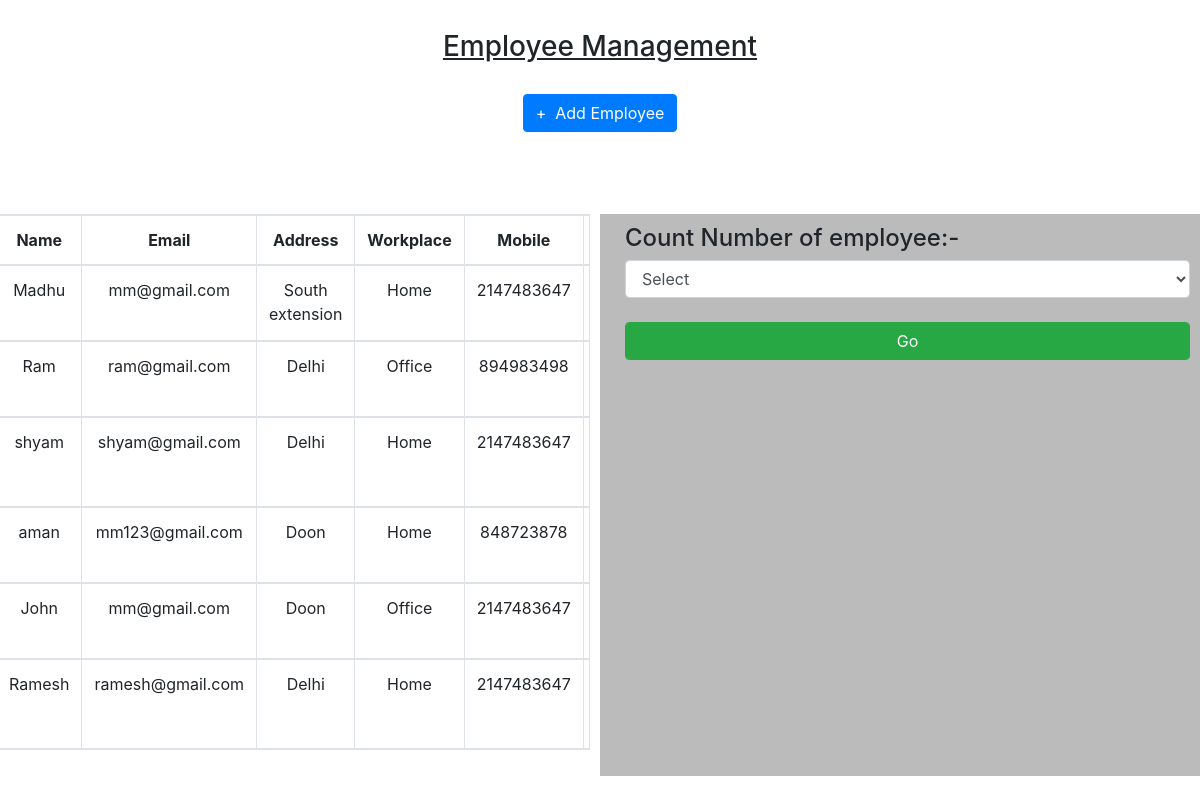
The page / on the database its author committed.
### tables this page shows
CREATE TABLE `employee` (
  `id` int(11) NOT NULL,
  `name` varchar(100) NOT NULL,
  `email` varchar(30) NOT NULL,
  `address` varchar(100) NOT NULL,
  `workplace` int(10) NOT NULL,
  `mobile` int(10) NOT NULL,
  `image` varchar(100) NOT NULL
);

### index.php (the view, shortened to what this page needs)
<?php
include_once 'db.php';
?>
<!DOCTYPE html>
<html>
<head>
  <link rel="stylesheet" href="https://maxcdn.bootstrapcdn.com/bootstrap/4.4.1/css/bootstrap.min.css">
</head>
<body>
	<h3 class="text-center" style="margin-top: 30px;"><u> Employee Management</u></h3>
	<center style="margin-top: 30px;"><a href="employee.php" class="btn btn-primary" >&#43;&nbsp; Add Employee</a></center><br><br><br>
<div class="row">
<div class="column">
<?php
$sql="select * from employee ";
$row=mysqli_query($conn,$sql);
?>
	<form>
		<table class="table table-bordered table-responsive">
			<thead>
				<tr class="text-center">
                 	<th>Name</th>
					<th>Email</th>
					<th>Address</th>
					<th>Workplace</th>
					<th>Mobile</th>
					<th>Image</th>
				</tr>
			</thead>
			<?php
			while($result=mysqli_fetch_assoc($row)){
				?>
				<tbody>
					<tr class="text-center">
						<td><?php echo $result['name']; ?></td>
						<td><?php echo $result['email']; ?></td>
						<td><?php echo $result['address']; ?></td>
						<?php
						if($result['workplace']==1)
						{
							?>
							<td> Home</td>
							<?php
						}
						else{
					?>
							<td> Office</td>
							<?php
					}
					?>
						<td><?php echo $result['mobile']; ?></td>
						<td><img  src="<?php echo 'uploads/'.$result['image'];?>" alt="Card image" style="height: 50px;width: 50px;"></td>
					</tr>
				</tbody>
				<?php
			}
			?>
		</table>
	</div>
<div class="column" style="margin-top: 10px; background-color:#bbb;">
<form method="post">
<div class="form-group">
	<div class="container" style="height: 100%; width: 100%;">
	<h4> Count Number of employee:-&nbsp;&nbsp;</h4>
		<select class="selectpicker form-control" data-style="btn-info" name="workplace">
			<option>Select</option>
		</select></br>
		<button type="submit" name="submit" class="btn btn-success form-control">Go</button>
	</div>
</div>
</form>
</div>
</div>
</body>
</html>

### index.php (style rules this page uses)
.column { float: left; width: 50%; padding: 10px; }
.row:after { content: ""; display: table; clear: both; }

### rows shown on the page
employee: name "Madhu", email "mm@gmail.com", address "South extension", workplace "Home", mobile "2147483647"
employee: name "Ram", email "ram@gmail.com", address "Delhi", workplace "Office", mobile "894983498"
employee: name "shyam", email "shyam@gmail.com", address "Delhi", workplace "Home", mobile "2147483647"
employee: name "aman", email "mm123@gmail.com", address "Doon", workplace "Home", mobile "848723878"
employee: name "John", email "mm@gmail.com", address "Doon", workplace "Office", mobile "2147483647"
employee: name "Ramesh", email "ramesh@gmail.com", address "Delhi", workplace "Home", mobile "2147483647"
